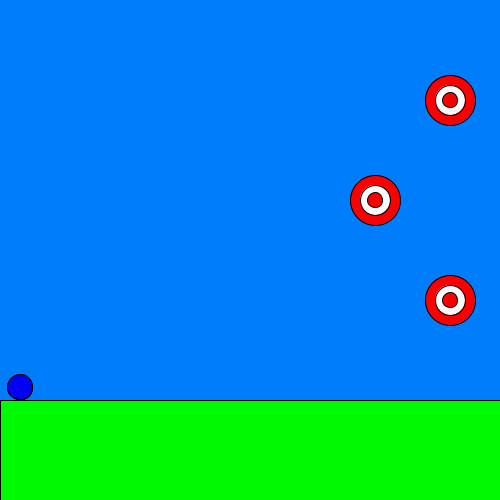
Frame 1 (no input)
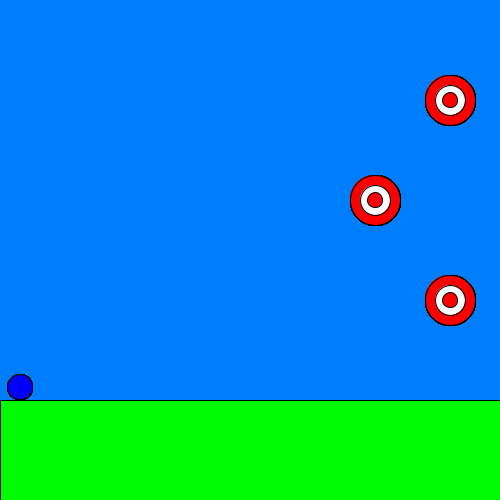
Frame 60 (the mouse pressed at the canvas centre just before this capture)
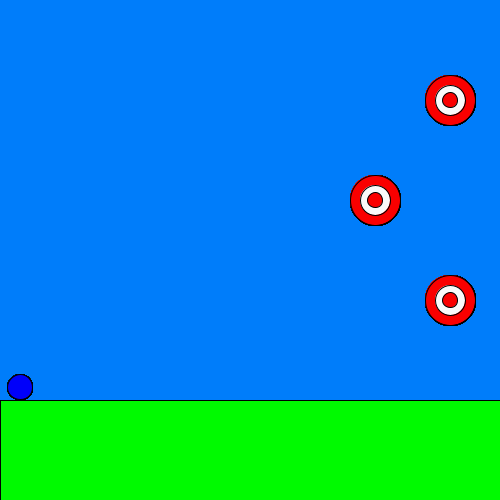
Frame 120 (the mouse held since frame 60 and released just before this capture)

The Processing sketch that drew these frames (run headless with seeded random() and noise(); from frame 60 on, the mouse is pressed at the canvas centre):

// Processing sketch: processing_99740
// ── processing_99740.pde

float xPos=20;
float yPos=387;
float xSpeed=4;
float ySpeed=4;

void setup()
{
size (500, 500);

background (0, 125, 250);

stroke(0);

fill(0,250,0);
rect(0, 400, 500, 500);
}
/*the boxes
fill( 255, 128, 0);
rect( 350, 350, 50, 50);
rect( 450, 350, 50, 50);*/
//rect( 350, 350, 50, 50);
void draw()
{
//target 1
fill( 250, 0, 0);
ellipse ( 450, 100, 50, 50);

fill ( 250, 250, 250);
ellipse ( 450, 100, 30, 30);

fill( 250, 0, 0);
ellipse ( 450, 100, 15, 15);
// target 2
fill( 250, 0, 0);
ellipse ( 375, 200, 50, 50);

fill ( 250, 250, 250);
ellipse ( 375, 200, 30, 30);

fill( 250, 0, 0);
ellipse ( 375, 200, 15, 15);
//target 3
fill( 250, 0, 0);
ellipse ( 450, 300, 50, 50);

fill ( 250, 250, 250);
ellipse ( 450, 300, 30, 30);

fill( 250, 0, 0);
ellipse ( 450, 300, 15, 15);

//red ball
fill(250, 0, 0);
ellipse(xPos, yPos, 25, 25); 
//green ball
fill(0, 250, 0);
ellipse(xPos, yPos, 25, 25); 
//blue ball
fill(0, 0, 250);
ellipse(xPos, yPos, 25, 25);
move();

}

void move()
{
if (keyPressed)
    {
      if (key == 'f' || key == 'F')
          { 
              xPos += xSpeed;
              yPos -= ySpeed;
          }    
      /*if(xPos>width || yPos>height) 
      {
            xSpeed = -xSpeed; 
            ySpeed = -ySpeed;   
      }
  
*/  }

}
/*slingshot 
strokeWeight (10);
line(120, 400, 120, 300);

strokeWeight (2);
line (120, 300, 90, 340);

rect(55, 340, 36, 20);

line (55, 340, 120, 300);*/
